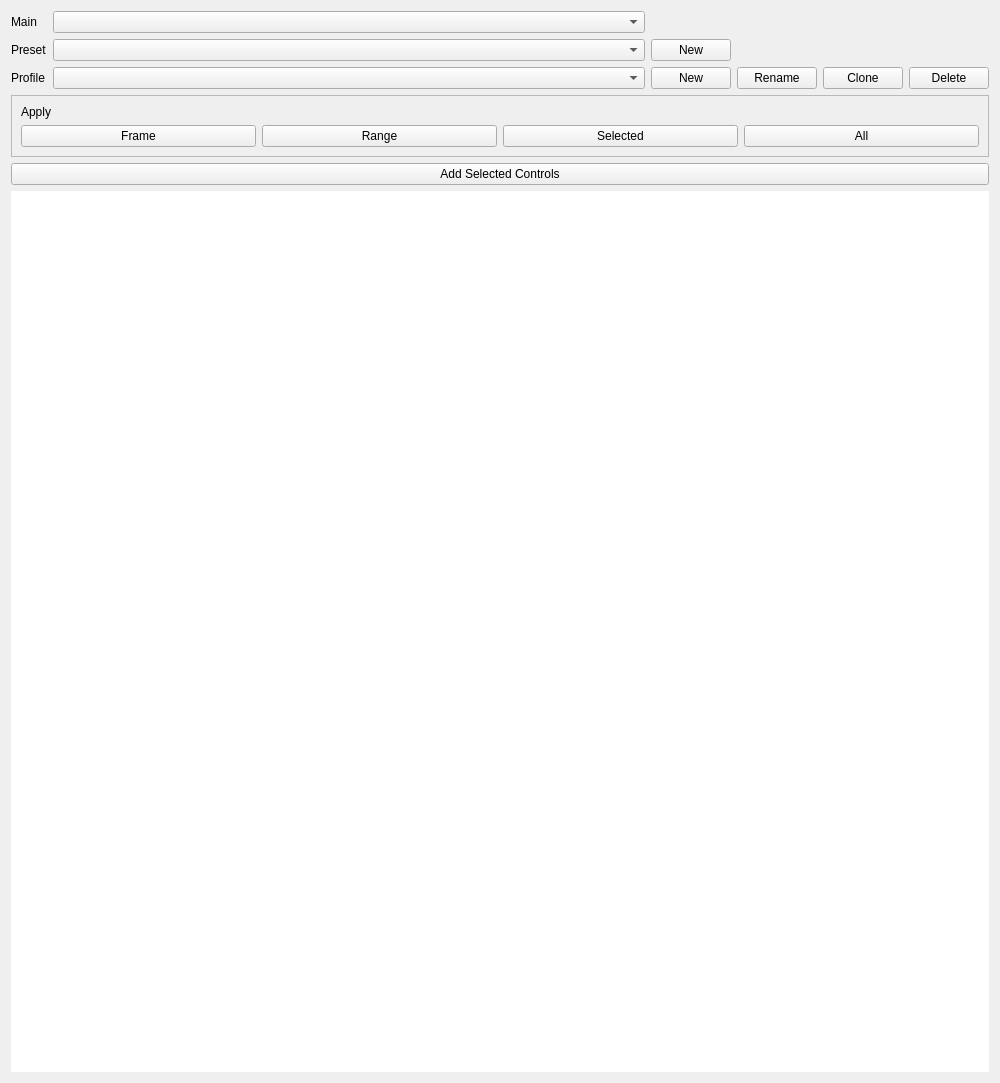
<?xml version="1.0" encoding="UTF-8"?>
<ui version="4.0">
 <class>Form</class>
 <widget class="QWidget" name="Form">
  <property name="geometry">
   <rect>
    <x>0</x>
    <y>0</y>
    <width>1000</width>
    <height>1083</height>
   </rect>
  </property>
  <property name="windowTitle">
   <string>Form</string>
  </property>
  <layout class="QVBoxLayout" name="verticalLayout_2">
   <item>
    <layout class="QGridLayout" name="gridLayout" columnstretch="0,1,0,0,0,0">
     <item row="0" column="0">
      <widget class="QLabel" name="label_5">
       <property name="text">
        <string>Main</string>
       </property>
      </widget>
     </item>
     <item row="1" column="2">
      <widget class="QPushButton" name="newPreset">
       <property name="text">
        <string>New</string>
       </property>
      </widget>
     </item>
     <item row="2" column="2">
      <widget class="QPushButton" name="newProfile">
       <property name="text">
        <string>New</string>
       </property>
      </widget>
     </item>
     <item row="1" column="0">
      <widget class="QLabel" name="label_6">
       <property name="text">
        <string>Preset</string>
       </property>
      </widget>
     </item>
     <item row="2" column="0">
      <widget class="QLabel" name="label_7">
       <property name="text">
        <string>Profile</string>
       </property>
      </widget>
     </item>
     <item row="2" column="4">
      <widget class="QPushButton" name="clone">
       <property name="text">
        <string>Clone</string>
       </property>
      </widget>
     </item>
     <item row="2" column="1">
      <widget class="QComboBox" name="profileChooser"/>
     </item>
     <item row="1" column="1">
      <widget class="QComboBox" name="presetChooser"/>
     </item>
     <item row="2" column="3">
      <widget class="QPushButton" name="rename">
       <property name="text">
        <string>Rename</string>
       </property>
      </widget>
     </item>
     <item row="2" column="5">
      <widget class="QPushButton" name="deleteProfile">
       <property name="text">
        <string>Delete</string>
       </property>
      </widget>
     </item>
     <item row="0" column="1">
      <widget class="QComboBox" name="characterChooser"/>
     </item>
    </layout>
   </item>
   <item>
    <widget class="QFrame" name="frame">
     <property name="frameShape">
      <enum>QFrame::StyledPanel</enum>
     </property>
     <property name="frameShadow">
      <enum>QFrame::Raised</enum>
     </property>
     <layout class="QVBoxLayout" name="verticalLayout">
      <item>
       <widget class="QLabel" name="label_4">
        <property name="text">
         <string>Apply</string>
        </property>
       </widget>
      </item>
      <item>
       <layout class="QHBoxLayout" name="horizontalLayout_4">
        <item>
         <widget class="QPushButton" name="applyFrame">
          <property name="text">
           <string>Frame</string>
          </property>
         </widget>
        </item>
        <item>
         <widget class="QPushButton" name="applyRange">
          <property name="text">
           <string>Range</string>
          </property>
         </widget>
        </item>
        <item>
         <widget class="QPushButton" name="applySelected">
          <property name="text">
           <string>Selected</string>
          </property>
         </widget>
        </item>
        <item>
         <widget class="QPushButton" name="applyAll">
          <property name="text">
           <string>All</string>
          </property>
         </widget>
        </item>
       </layout>
      </item>
     </layout>
    </widget>
   </item>
   <item>
    <widget class="QPushButton" name="addControls">
     <property name="text">
      <string>Add Selected Controls</string>
     </property>
    </widget>
   </item>
   <item>
    <widget class="QTableWidget" name="profileTable">
     <property name="frameShape">
      <enum>QFrame::NoFrame</enum>
     </property>
     <property name="lineWidth">
      <number>0</number>
     </property>
     <property name="showGrid">
      <bool>false</bool>
     </property>
     <property name="cornerButtonEnabled">
      <bool>false</bool>
     </property>
     <attribute name="horizontalHeaderVisible">
      <bool>false</bool>
     </attribute>
     <attribute name="verticalHeaderVisible">
      <bool>false</bool>
     </attribute>
     <column>
      <property name="text">
       <string>New Column</string>
      </property>
     </column>
     <column>
      <property name="text">
       <string>New Column</string>
      </property>
     </column>
     <column>
      <property name="text">
       <string>New Column</string>
      </property>
     </column>
    </widget>
   </item>
  </layout>
  <zorder>label</zorder>
  <zorder>frame</zorder>
  <zorder>addControls</zorder>
  <zorder>profileTable</zorder>
  <zorder>gridLayoutWidget</zorder>
 </widget>
 <resources/>
 <connections/>
</ui>
